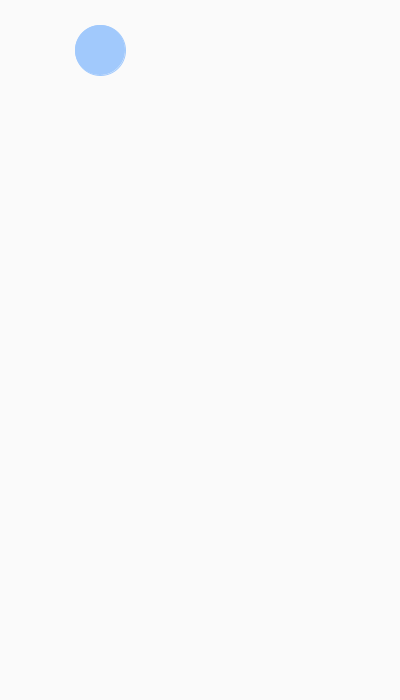
Frame 1 (no input)
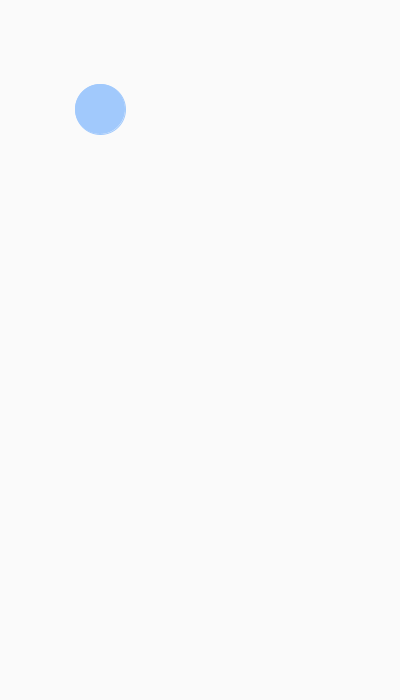
Frame 60 (the mouse pressed at the canvas centre just before this capture)
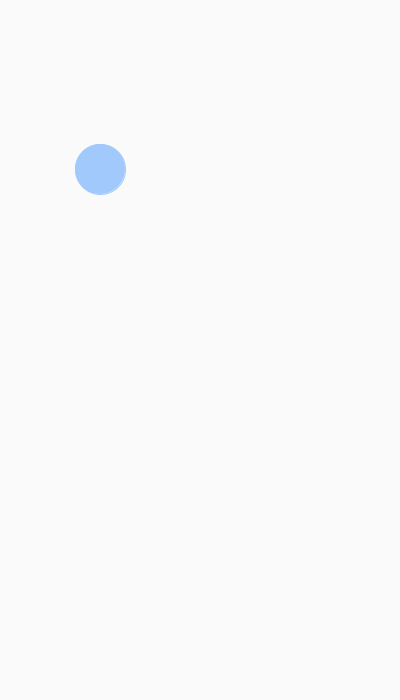
Frame 120 (the mouse held since frame 60 and released just before this capture)

The Processing sketch that drew these frames (run headless with seeded random() and noise(); from frame 60 on, the mouse is pressed at the canvas centre):

// Processing sketch: Rain_Game
// ── Rain_Game.pde
int x = 100  ;
int y = 50;
void setup() {
  size(400, 700);
}

void draw() {
    background(250, 250, 250);
    fill(#A1C9FC);
    stroke(#A1C9FC);
    ellipse(x, y, 50, 50);
    y++;
    
    if (y > 700) {
      y = 0;
      ellipse(x, y, 50, 50);
      y++;
    }
}
